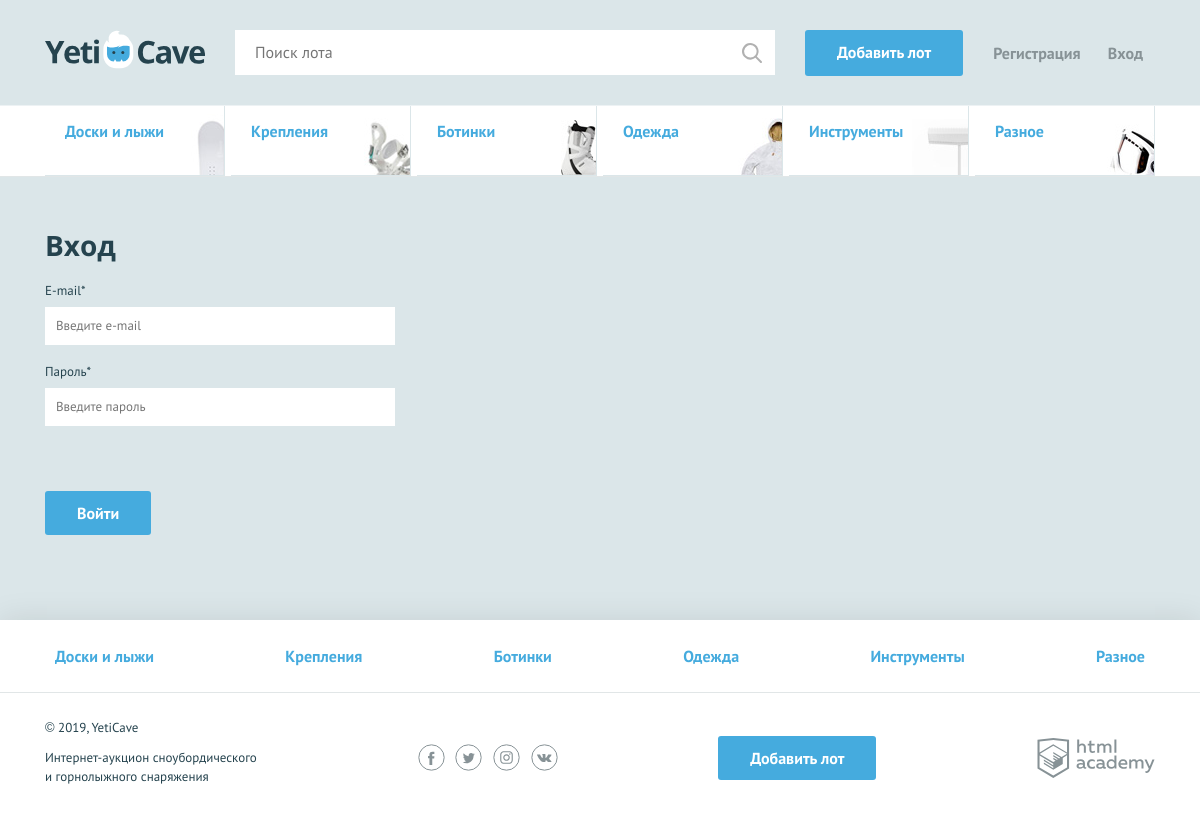
The page /login.php on the database its author committed.
### tables this page shows
CREATE TABLE categories (
  id INT AUTO_INCREMENT PRIMARY KEY,
  title_category CHAR(100) UNIQUE NOT NULL,
  alias CHAR(50) NOT NULL
);

### functions.php (called while the page is built, shortened)
<?php
function include_template ($name, $data) {
    $name = 'templates/' . $name;
    extract($data);
    require $name;
    return ob_get_clean();
};
function db_get_prepare_stmt ($link, $sql, $data = []) {
    $stmt = mysqli_prepare($link, $sql);
    return $stmt;
};
function db_fetch_data ($link, $sql, $data = []) {
    $stmt = db_get_prepare_stmt($link, $sql, $data);
    mysqli_stmt_execute($stmt);
    if ($res = mysqli_stmt_get_result($stmt)) {
        return mysqli_fetch_all($res, MYSQLI_ASSOC);
    }
}

### config.php (called while the page is built, shortened)
<?php
$is_auth = !empty($_SESSION["user"]);

### templates/login.php (the view, shortened to what this page needs)
<main>
    <nav class="nav">
        <ul class="nav__list container">
            <?php foreach ($categories as $category): ?>
                <li class="promo__item promo__item--<?= $category["alias"]; ?>">
                    <a class="promo__link" href="index.php?category=<?= $category["alias"]; ?>"><?= $category["title_category"]; ?></a>
                </li>
            <?php endforeach; ?>
        </ul>
    </nav>
    <form class="form container" action="login.php" method="post">
        <h2>Вход</h2>
        <div class="form__item <?= isset($errors["email"]) ? "form__item--invalid" : ""; ?>">
            <label for="email">E-mail*</label>
            <input id="email" type="text" name="email" placeholder="Введите e-mail" value="<?= !empty($_POST["email"]) ? htmlspecialchars($_POST["email"]) : ""; ?>">
        </div>
        <div class="form__item form__item--last <?= isset($errors["password"]) ? "form__item--invalid" : ""; ?>">
            <label for="password">Пароль*</label>
            <input id="password" type="text" name="password" placeholder="Введите пароль" value="<?= !empty($_POST["password"]) ? htmlspecialchars($_POST["password"]) : ""; ?>">
        </div>
        <button type="submit" class="button">Войти</button>
    </form>
</main>

### templates/layout.php (shortened to what this page needs)
<!DOCTYPE html>
<html lang="ru">
<head>
    <link href="css/normalize.min.css" rel="stylesheet">
    <link href="css/style.css" rel="stylesheet">
</head>
<body>
<div class="page-wrapper">
<header class="main-header">
    <div class="main-header__container container">
        <a class="main-header__logo">
            <img src="img/logo.svg" width="160" height="39" alt="Логотип компании YetiCave">
        </a>
        <form class="main-header__search" method="get" action="https://echo.htmlacademy.ru">
            <input type="search" name="search" placeholder="Поиск лота">
            <input class="main-header__search-btn" type="submit" name="find" value="Найти">
        </form>
        <a class="main-header__add-lot button" href="add.php">Добавить лот</a>
        <nav class="user-menu">
        <?php if ($is_auth): ?>
            <div class="user-menu__logged">
                <p><?= $username; ?></p>
                <p class="user-menu__item"><a href="logout.php">Выход</a></p>
            </div>
        <?php else: ?>
            <ul class="user-menu__list">
                <li class="user-menu__item">
                    <a href="sign.php">Регистрация</a>
                </li>
                <li class="user-menu__item">
                    <a href="login.php">Вход</a>
                </li>
            </ul>
        <?php endif; ?>
        </nav>
    </div>
</header>
<?= $content; ?>
</div>
<footer class="main-footer">
    <nav class="nav">
        <ul class="nav__list container">
            <?php foreach ($categories as $alias => $category): ?>
                <li class="nav__item">
                    <a href="index.php?category=<?= $category["alias"]; ?>"><?= $category["title_category"]; ?></a>
                </li>
            <?php endforeach; ?>
        </ul>
    </nav>
    <div class="main-footer__bottom container">
        <div class="main-footer__copyright">
            <p>© 2019, YetiCave</p>
            <p>Интернет-аукцион сноубордического и горнолыжного снаряжения</p>
        </div>
        <div class="main-footer__social social">
            <a class="social__link social__link--facebook" href="#">
            </a>
            <a class="social__link social__link--twitter" href="#">
            </a>
            <a class="social__link social__link--instagram" href="#">
            </a>
            <a class="social__link social__link--vkontakte" href="#">
            </a>
        </div>
        <a class="main-footer__add-lot button" href="add.php">Добавить лот</a>
        <div class="main-footer__developed-by">
            <a class="logo-academy" href="https://htmlacademy.ru/intensive/php">
            </a>
        </div>
    </div>
</footer>
</body>
</html>

### rows shown on the page
categories: shows a picture, title_category "Доски и лыжи"
categories: shows a picture, title_category "Крепления"
categories: shows a picture, title_category "Ботинки"
categories: shows a picture, title_category "Одежда"
categories: shows a picture, title_category "Инструменты"
categories: shows a picture, title_category "Разное"
